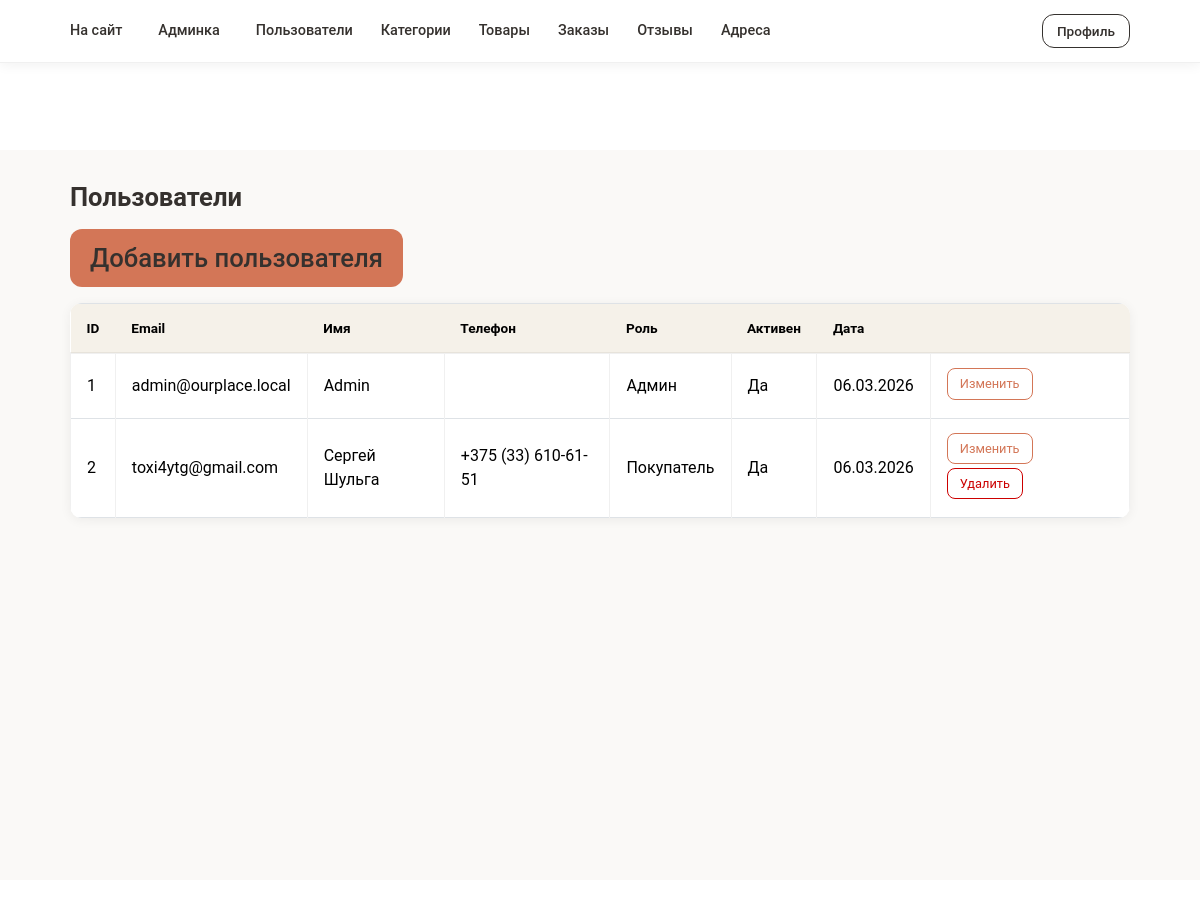
The page /admin/users.php (signed in) on the database its author committed.
### tables this page shows
CREATE TABLE `users` (
  `id` int UNSIGNED NOT NULL,
  `email` varchar(255) NOT NULL,
  `password_hash` varchar(255) NOT NULL,
  `first_name` varchar(100) NOT NULL DEFAULT '',
  `last_name` varchar(100) NOT NULL DEFAULT '',
  `phone` varchar(50) DEFAULT NULL,
  `role` enum('customer','admin') NOT NULL DEFAULT 'customer',
  `is_active` tinyint(1) NOT NULL DEFAULT '1',
  `created_at` datetime NOT NULL DEFAULT (now()),
  `updated_at` datetime NOT NULL DEFAULT (now()) ON UPDATE CURRENT_TIMESTAMP
);

### includes/auth.php (called while the page is built, shortened)
<?php
function isLoggedIn() {
    return !empty($_SESSION['user_id']);
}
function currentUser() {
    $stmt = $GLOBALS['pdo']->prepare('SELECT id, email, first_name, last_name, phone, role, created_at FROM users WHERE id = ? AND is_active = 1');
    $stmt->execute([$_SESSION['user_id']]);
    $user = $stmt->fetch();
    return $user ?: null;
}

### admin/common.php (called while the page is built, shortened)
<?php
require_once __DIR__ . '/../includes/auth.php';
$currentUser = currentUser();

### admin/users.php (the view, shortened to what this page needs)
<?php
require_once __DIR__ . '/common.php';
$users = $pdo->query('SELECT id, email, first_name, last_name, phone, role, is_active, created_at FROM users ORDER BY id')->fetchAll();
require_once __DIR__ . '/header.php';
?>
<div class="container">
    <h1 class="mb-3">Пользователи</h1>
    <a href="user_edit.php" class="btn btn-primary mb-3">Добавить пользователя</a>
    <div class="table-responsive">
        <table class="table table-bordered">
            <thead><tr><th>ID</th><th>Email</th><th>Имя</th><th>Телефон</th><th>Роль</th><th>Активен</th><th>Дата</th><th></th></tr></thead>
            <tbody>
            <?php foreach ($users as $u): ?>
            <tr>
                <td><?= (int)$u['id'] ?></td>
                <td><?= htmlspecialchars($u['email']) ?></td>
                <td><?= htmlspecialchars(trim($u['first_name'] . ' ' . $u['last_name'])) ?></td>
                <td><?= htmlspecialchars($u['phone'] ?? '') ?></td>
                <td><?= $u['role'] === 'admin' ? 'Админ' : 'Покупатель' ?></td>
                <td><?= $u['is_active'] ? 'Да' : 'Нет' ?></td>
                <td><?= date('d.m.Y', strtotime($u['created_at'])) ?></td>
                <td>
                    <a href="user_edit.php?id=<?= (int)$u['id'] ?>" class="btn btn-sm btn-outline-primary">Изменить</a>
                    <?php if ((int)$u['id'] !== $currentUser['id']): ?>
                    <a href="users.php?delete=<?= (int)$u['id'] ?>" class="btn btn-sm btn-outline-danger" onclick="return confirm('Удалить?')">Удалить</a>
                    <?php endif; ?>
                </td>
            </tr>
            <?php endforeach; ?>
            </tbody>
        </table>
    </div>
</div>
<?php require_once __DIR__ . '/footer.php';

### css/index.css (style rules this page uses)
* { padding: 0; margin: 0; border: 0; box-sizing: border-box; }
body { min-width: 320px; font-family: 'Roboto', sans-serif; color: #35312e; line-height: 1.5; }
html, body { height: 100%; width: 100%; scroll-behavior: smooth; --c-red: #670A18; --c-primary: #d37657; --c-dark: #35312e; --c-light: #f5f1e9; }
a { color: inherit; text-decoration: none; transition: color 0.3s ease, transform 0.3s ease; }
h1, h2, h3, h4, h5, h6 { font-weight: 400; text-wrap: balance; margin-bottom: 1rem; }
.container { max-width: 1344px; padding: 20px 15px; margin: 0 auto; }

### admin/css/admin.css (style rules this page uses)
:root { --c-primary: #d37657; --c-dark: #35312e; --c-light: #f5f1e9; --c-red: #670A18; }
.admin-page .container, .admin-container { max-width: 1100px; margin: 0 auto; padding: 0 20px; }
.admin-page .container > h1, .admin-page .mb-3:first-of-type { font-size: 1.6rem; font-weight: 600; color: var(--c-dark); margin-bottom: 1.25rem; }
.admin-page .table-responsive { border-radius: 12px; overflow: hidden; box-shadow: 0 2px 12px rgba(0,0,0,0.06); background: #fff; }
.admin-page .table { margin-bottom: 0; color: var(--c-dark); }
.admin-page .table thead th { background: var(--c-light); font-weight: 600; font-size: 0.85rem; padding: 14px 16px; border: none; border-bottom: 2px solid rgba(0,0,0,0.06); }
.admin-page .table tbody td { padding: 14px 16px; vertical-align: middle; border-color: rgba(0,0,0,0.06); }
.admin-page .table .btn-sm { border-radius: 8px; font-size: 0.8rem; padding: 5px 12px; margin-right: 6px; margin-bottom: 4px; }
.admin-page .table .btn-outline-primary { border-color: var(--c-primary); color: var(--c-primary); }
.admin-page .table .btn-outline-danger { border-color: #c00; color: #c00; }
.admin-page .container > .btn-primary, .admin-page .container > a.btn { border-radius: 12px; padding: 10px 20px; font-weight: 500; margin-bottom: 1rem; }
.admin-page .container > .btn-primary { background: var(--c-primary); border: none; }
.admin-page .container .btn-primary { background: var(--c-primary); border: none; border-radius: 12px; padding: 10px 20px; font-weight: 500; }

### rows shown on the page
users: id "1", email "admin@ourplace.local", first_name "Admin", role "Админ", is_active "Да", created_at "06.03.2026"
users: id "2", email "toxi4ytg@gmail.com", first_name+last_name "Сергей Шульга", phone "+375 (33) 610-61-51", role "Покупатель", is_active "Да", created_at "06.03.2026"
